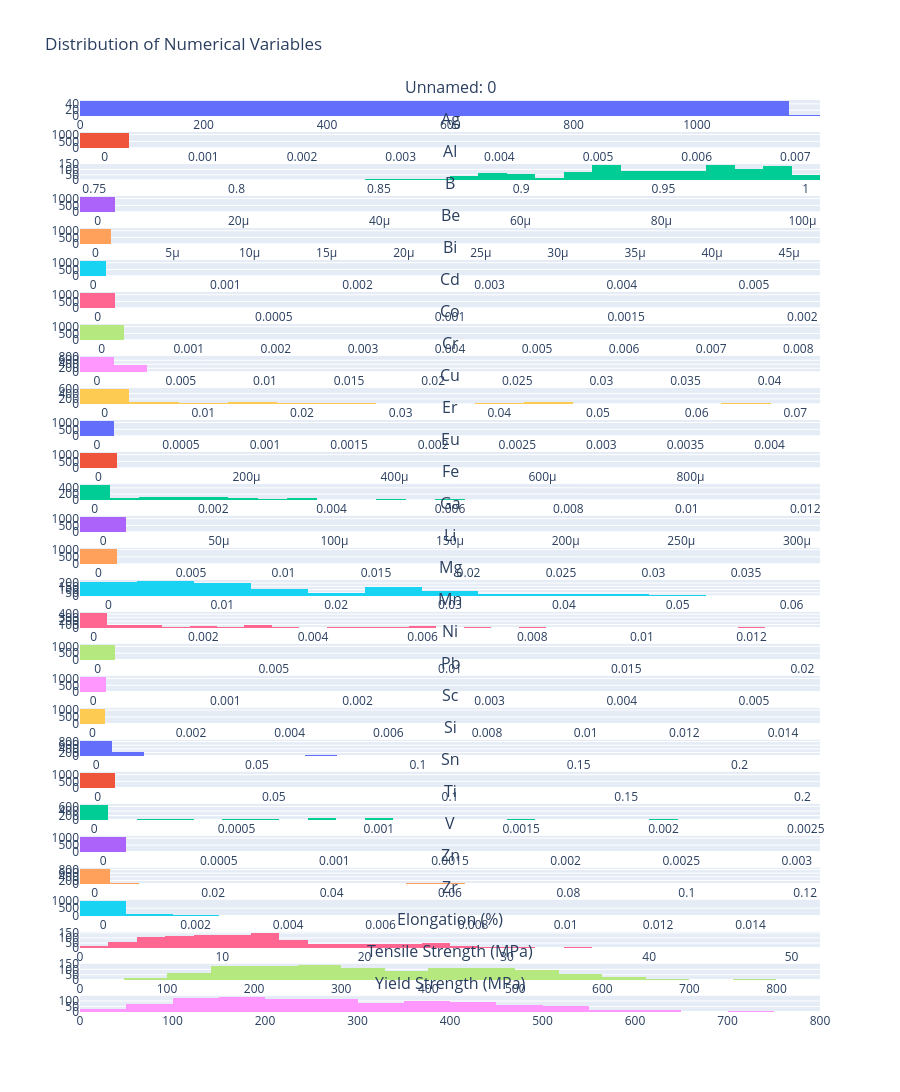

Notebook code for this chart:
### Markdown cell above
## 3. Distribution Analysis

Let's analyze the distribution of numerical variables in our dataset.

### Code cell
# Select numerical columns
numerical_cols = df.select_dtypes(include=['float64', 'int64']).columns

# Create histograms for numerical variables
fig = make_subplots(rows=len(numerical_cols), cols=1,
                    subplot_titles=numerical_cols)

for i, col in enumerate(numerical_cols, 1):
    fig.add_trace(
        go.Histogram(x=df[col], name=col, nbinsx=30),
        row=i, col=1
    )

fig.update_layout(height=300*len(numerical_cols), 
                 title_text="Distribution of Numerical Variables",
                 showlegend=False)
fig.show()

# Add basic statistics and normality tests
for col in numerical_cols:
    print(f"\nVariable: {col}")
    print("Skewness:", stats.skew(df[col].dropna()))
    print("Kurtosis:", stats.kurtosis(df[col].dropna()))
    stat, p_value = stats.normaltest(df[col].dropna())
    print("Normality test p-value:", p_value)

### Figure 1 — Plotly figure (JSON) as saved in the notebook; plotly's stock layout.template omitted (floating-point values rounded to 4 significant figures; data arrays with more than 128 entries replaced by an {"elided": "..."} marker saying what was removed)
{"data": [{"name": "Unnamed: 0", "nbinsx": 30, "type": "histogram", "x": {"elided": "1154 int values"}, "xaxis": "x", "yaxis": "y"}, {"name": "Ag", "nbinsx": 30, "type": "histogram", "x": {"elided": "1154 float values"}, "xaxis": "x2", "yaxis": "y2"}, {"name": "Al", "nbinsx": 30, "type": "histogram", "x": {"elided": "1154 float values"}, "xaxis": "x3", "yaxis": "y3"}, {"name": "B", "nbinsx": 30, "type": "histogram", "x": {"elided": "1154 float values"}, "xaxis": "x4", "yaxis": "y4"}, {"name": "Be", "nbinsx": 30, "type": "histogram", "x": {"elided": "1154 float values"}, "xaxis": "x5", "yaxis": "y5"}, {"name": "Bi", "nbinsx": 30, "type": "histogram", "x": {"elided": "1154 float values"}, "xaxis": "x6", "yaxis": "y6"}, {"name": "Cd", "nbinsx": 30, "type": "histogram", "x": {"elided": "1154 float values"}, "xaxis": "x7", "yaxis": "y7"}, {"name": "Co", "nbinsx": 30, "type": "histogram", "x": {"elided": "1154 float values"}, "xaxis": "x8", "yaxis": "y8"}, {"name": "Cr", "nbinsx": 30, "type": "histogram", "x": {"elided": "1154 float values"}, "xaxis": "x9", "yaxis": "y9"}, {"name": "Cu", "nbinsx": 30, "type": "histogram", "x": {"elided": "1154 float values"}, "xaxis": "x10", "yaxis": "y10"}, {"name": "Er", "nbinsx": 30, "type": "histogram", "x": {"elided": "1154 float values"}, "xaxis": "x11", "yaxis": "y11"}, {"name": "Eu", "nbinsx": 30, "type": "histogram", "x": {"elided": "1154 float values"}, "xaxis": "x12", "yaxis": "y12"}, {"name": "Fe", "nbinsx": 30, "type": "histogram", "x": {"elided": "1154 float values"}, "xaxis": "x13", "yaxis": "y13"}, {"name": "Ga", "nbinsx": 30, "type": "histogram", "x": {"elided": "1154 float values"}, "xaxis": "x14", "yaxis": "y14"}, {"name": "Li", "nbinsx": 30, "type": "histogram", "x": {"elided": "1154 float values"}, "xaxis": "x15", "yaxis": "y15"}, {"name": "Mg", "nbinsx": 30, "type": "histogram", "x": {"elided": "1154 float values"}, "xaxis": "x16", "yaxis": "y16"}, {"name": "Mn", "nbinsx": 30, "type": "histogram", "x": {"elided": "1154 float values"}, "xaxis": "x17", "yaxis": "y17"}, {"name": "Ni", "nbinsx": 30, "type": "histogram", "x": {"elided": "1154 float values"}, "xaxis": "x18", "yaxis": "y18"}, {"name": "Pb", "nbinsx": 30, "type": "histogram", "x": {"elided": "1154 float values"}, "xaxis": "x19", "yaxis": "y19"}, {"name": "Sc", "nbinsx": 30, "type": "histogram", "x": {"elided": "1154 float values"}, "xaxis": "x20", "yaxis": "y20"}, {"name": "Si", "nbinsx": 30, "type": "histogram", "x": {"elided": "1154 float values"}, "xaxis": "x21", "yaxis": "y21"}, {"name": "Sn", "nbinsx": 30, "type": "histogram", "x": {"elided": "1154 float values"}, "xaxis": "x22", "yaxis": "y22"}, {"name": "Ti", "nbinsx": 30, "type": "histogram", "x": {"elided": "1154 float values"}, "xaxis": "x23", "yaxis": "y23"}, {"name": "V", "nbinsx": 30, "type": "histogram", "x": {"elided": "1154 float values"}, "xaxis": "x24", "yaxis": "y24"}, {"name": "Zn", "nbinsx": 30, "type": "histogram", "x": {"elided": "1154 float values"}, "xaxis": "x25", "yaxis": "y25"}, {"name": "Zr", "nbinsx": 30, "type": "histogram", "x": {"elided": "1154 float values"}, "xaxis": "x26", "yaxis": "y26"}, {"name": "Elongation (%)", "nbinsx": 30, "type": "histogram", "x": {"elided": "1154 float values"}, "xaxis": "x27", "yaxis": "y27"}, {"name": "Tensile Strength (MPa)", "nbinsx": 30, "type": "histogram", "x": {"elided": "1154 float values"}, "xaxis": "x28", "yaxis": "y28"}, {"name": "Yield Strength (MPa)", "nbinsx": 30, "type": "histogram", "x": {"elided": "1154 float values"}, "xaxis": "x29", "yaxis": "y29"}], "layout": {"annotations": [{"font": {"size": 16}, "showarrow": false, "text": "Unnamed: 0", "x": 0.5, "xanchor": "center", "xref": "paper", "y": 1, "yanchor": "bottom", "yref": "paper"}, {"font": {"size": 16}, "showarrow": false, "text": "Ag", "x": 0.5, "xanchor": "center", "xref": "paper", "y": 0.9649, "yanchor": "bottom", "yref": "paper"}, {"font": {"size": 16}, "showarrow": false, "text": "Al", "x": 0.5, "xanchor": "center", "xref": "paper", "y": 0.9298, "yanchor": "bottom", "yref": "paper"}, {"font": {"size": 16}, "showarrow": false, "text": "B", "x": 0.5, "xanchor": "center", "xref": "paper", "y": 0.8948, "yanchor": "bottom", "yref": "paper"}, {"font": {"size": 16}, "showarrow": false, "text": "Be", "x": 0.5, "xanchor": "center", "xref": "paper", "y": 0.8597, "yanchor": "bottom", "yref": "paper"}, {"font": {"size": 16}, "showarrow": false, "text": "Bi", "x": 0.5, "xanchor": "center", "xref": "paper", "y": 0.8246, "yanchor": "bottom", "yref": "paper"}, {"font": {"size": 16}, "showarrow": false, "text": "Cd", "x": 0.5, "xanchor": "center", "xref": "paper", "y": 0.7895, "yanchor": "bottom", "yref": "paper"}, {"font": {"size": 16}, "showarrow": false, "text": "Co", "x": 0.5, "xanchor": "center", "xref": "paper", "y": 0.7545, "yanchor": "bottom", "yref": "paper"}, {"font": {"size": 16}, "showarrow": false, "text": "Cr", "x": 0.5, "xanchor": "center", "xref": "paper", "y": 0.7194, "yanchor": "bottom", "yref": "paper"}, {"font": {"size": 16}, "showarrow": false, "text": "Cu", "x": 0.5, "xanchor": "center", "xref": "paper", "y": 0.6843, "yanchor": "bottom", "yref": "paper"}, {"font": {"size": 16}, "showarrow": false, "text": "Er", "x": 0.5, "xanchor": "center", "xref": "paper", "y": 0.6492, "yanchor": "bottom", "yref": "paper"}, {"font": {"size": 16}, "showarrow": false, "text": "Eu", "x": 0.5, "xanchor": "center", "xref": "paper", "y": 0.6141, "yanchor": "bottom", "yref": "paper"}, {"font": {"size": 16}, "showarrow": false, "text": "Fe", "x": 0.5, "xanchor": "center", "xref": "paper", "y": 0.5791, "yanchor": "bottom", "yref": "paper"}, {"font": {"size": 16}, "showarrow": false, "text": "Ga", "x": 0.5, "xanchor": "center", "xref": "paper", "y": 0.544, "yanchor": "bottom", "yref": "paper"}, {"font": {"size": 16}, "showarrow": false, "text": "Li", "x": 0.5, "xanchor": "center", "xref": "paper", "y": 0.5089, "yanchor": "bottom", "yref": "paper"}, {"font": {"size": 16}, "showarrow": false, "text": "Mg", "x": 0.5, "xanchor": "center", "xref": "paper", "y": 0.4738, "yanchor": "bottom", "yref": "paper"}, {"font": {"size": 16}, "showarrow": false, "text": "Mn", "x": 0.5, "xanchor": "center", "xref": "paper", "y": 0.4388, "yanchor": "bottom", "yref": "paper"}, {"font": {"size": 16}, "showarrow": false, "text": "Ni", "x": 0.5, "xanchor": "center", "xref": "paper", "y": 0.4037, "yanchor": "bottom", "yref": "paper"}, {"font": {"size": 16}, "showarrow": false, "text": "Pb", "x": 0.5, "xanchor": "center", "xref": "paper", "y": 0.3686, "yanchor": "bottom", "yref": "paper"}, {"font": {"size": 16}, "showarrow": false, "text": "Sc", "x": 0.5, "xanchor": "center", "xref": "paper", "y": 0.3335, "yanchor": "bottom", "yref": "paper"}, {"font": {"size": 16}, "showarrow": false, "text": "Si", "x": 0.5, "xanchor": "center", "xref": "paper", "y": 0.2985, "yanchor": "bottom", "yref": "paper"}, {"font": {"size": 16}, "showarrow": false, "text": "Sn", "x": 0.5, "xanchor": "center", "xref": "paper", "y": 0.2634, "yanchor": "bottom", "yref": "paper"}, {"font": {"size": 16}, "showarrow": false, "text": "Ti", "x": 0.5, "xanchor": "center", "xref": "paper", "y": 0.2283, "yanchor": "bottom", "yref": "paper"}, {"font": {"size": 16}, "showarrow": false, "text": "V", "x": 0.5, "xanchor": "center", "xref": "paper", "y": 0.1932, "yanchor": "bottom", "yref": "paper"}, {"font": {"size": 16}, "showarrow": false, "text": "Zn", "x": 0.5, "xanchor": "center", "xref": "paper", "y": 0.1581, "yanchor": "bottom", "yref": "paper"}, {"font": {"size": 16}, "showarrow": false, "text": "Zr", "x": 0.5, "xanchor": "center", "xref": "paper", "y": 0.1231, "yanchor": "bottom", "yref": "paper"}, {"font": {"size": 16}, "showarrow": false, "text": "Elongation (%)", "x": 0.5, "xanchor": "center", "xref": "paper", "y": 0.08799, "yanchor": "bottom", "yref": "paper"}, {"font": {"size": 16}, "showarrow": false, "text": "Tensile Strength (MPa)", "x": 0.5, "xanchor": "center", "xref": "paper", "y": 0.05291, "yanchor": "bottom", "yref": "paper"}, {"font": {"size": 16}, "showarrow": false, "text": "Yield Strength (MPa)", "x": 0.5, "xanchor": "center", "xref": "paper", "y": 0.01784, "yanchor": "bottom", "yref": "paper"}], "height": 8700, "showlegend": false, "title": {"text": "Distribution of Numerical Variables"}, "xaxis": {"anchor": "y", "domain": [0, 1]}, "xaxis10": {"anchor": "y10", "domain": [0, 1]}, "xaxis11": {"anchor": "y11", "domain": [0, 1]}, "xaxis12": {"anchor": "y12", "domain": [0, 1]}, "xaxis13": {"anchor": "y13", "domain": [0, 1]}, "xaxis14": {"anchor": "y14", "domain": [0, 1]}, "xaxis15": {"anchor": "y15", "domain": [0, 1]}, "xaxis16": {"anchor": "y16", "domain": [0, 1]}, "xaxis17": {"anchor": "y17", "domain": [0, 1]}, "xaxis18": {"anchor": "y18", "domain": [0, 1]}, "xaxis19": {"anchor": "y19", "domain": [0, 1]}, "xaxis2": {"anchor": "y2", "domain": [0, 1]}, "xaxis20": {"anchor": "y20", "domain": [0, 1]}, "xaxis21": {"anchor": "y21", "domain": [0, 1]}, "xaxis22": {"anchor": "y22", "domain": [0, 1]}, "xaxis23": {"anchor": "y23", "domain": [0, 1]}, "xaxis24": {"anchor": "y24", "domain": [0, 1]}, "xaxis25": {"anchor": "y25", "domain": [0, 1]}, "xaxis26": {"anchor": "y26", "domain": [0, 1]}, "xaxis27": {"anchor": "y27", "domain": [0, 1]}, "xaxis28": {"anchor": "y28", "domain": [0, 1]}, "xaxis29": {"anchor": "y29", "domain": [0, 1]}, "xaxis3": {"anchor": "y3", "domain": [0, 1]}, "xaxis4": {"anchor": "y4", "domain": [0, 1]}, "xaxis5": {"anchor": "y5", "domain": [0, 1]}, "xaxis6": {"anchor": "y6", "domain": [0, 1]}, "xaxis7": {"anchor": "y7", "domain": [0, 1]}, "xaxis8": {"anchor": "y8", "domain": [0, 1]}, "xaxis9": {"anchor": "y9", "domain": [0, 1]}, "yaxis": {"anchor": "x", "domain": [0.9822, 1]}, "yaxis10": {"anchor": "x10", "domain": [0.6665, 0.6843]}, "yaxis11": {"anchor": "x11", "domain": [0.6314, 0.6492]}, "yaxis12": {"anchor": "x12", "domain": [0.5963, 0.6141]}, "yaxis13": {"anchor": "x13", "domain": [0.5612, 0.5791]}, "yaxis14": {"anchor": "x14", "domain": [0.5262, 0.544]}, "yaxis15": {"anchor": "x15", "domain": [0.4911, 0.5089]}, "yaxis16": {"anchor": "x16", "domain": [0.456, 0.4738]}, "yaxis17": {"anchor": "x17", "domain": [0.4209, 0.4388]}, "yaxis18": {"anchor": "x18", "domain": [0.3859, 0.4037]}, "yaxis19": {"anchor": "x19", "domain": [0.3508, 0.3686]}, "yaxis2": {"anchor": "x2", "domain": [0.9471, 0.9649]}, "yaxis20": {"anchor": "x20", "domain": [0.3157, 0.3335]}, "yaxis21": {"anchor": "x21", "domain": [0.2806, 0.2985]}, "yaxis22": {"anchor": "x22", "domain": [0.2455, 0.2634]}, "yaxis23": {"anchor": "x23", "domain": [0.2105, 0.2283]}, "yaxis24": {"anchor": "x24", "domain": [0.1754, 0.1932]}, "yaxis25": {"anchor": "x25", "domain": [0.1403, 0.1581]}, "yaxis26": {"anchor": "x26", "domain": [0.1052, 0.1231]}, "yaxis27": {"anchor": "x27", "domain": [0.07015, 0.08799]}, "yaxis28": {"anchor": "x28", "domain": [0.03508, 0.05291]}, "yaxis29": {"anchor": "x29", "domain": [0, 0.01784]}, "yaxis3": {"anchor": "x3", "domain": [0.912, 0.9298]}, "yaxis4": {"anchor": "x4", "domain": [0.8769, 0.8948]}, "yaxis5": {"anchor": "x5", "domain": [0.8419, 0.8597]}, "yaxis6": {"anchor": "x6", "domain": [0.8068, 0.8246]}, "yaxis7": {"anchor": "x7", "domain": [0.7717, 0.7895]}, "yaxis8": {"anchor": "x8", "domain": [0.7366, 0.7545]}, "yaxis9": {"anchor": "x9", "domain": [0.7015, 0.7194]}}}
